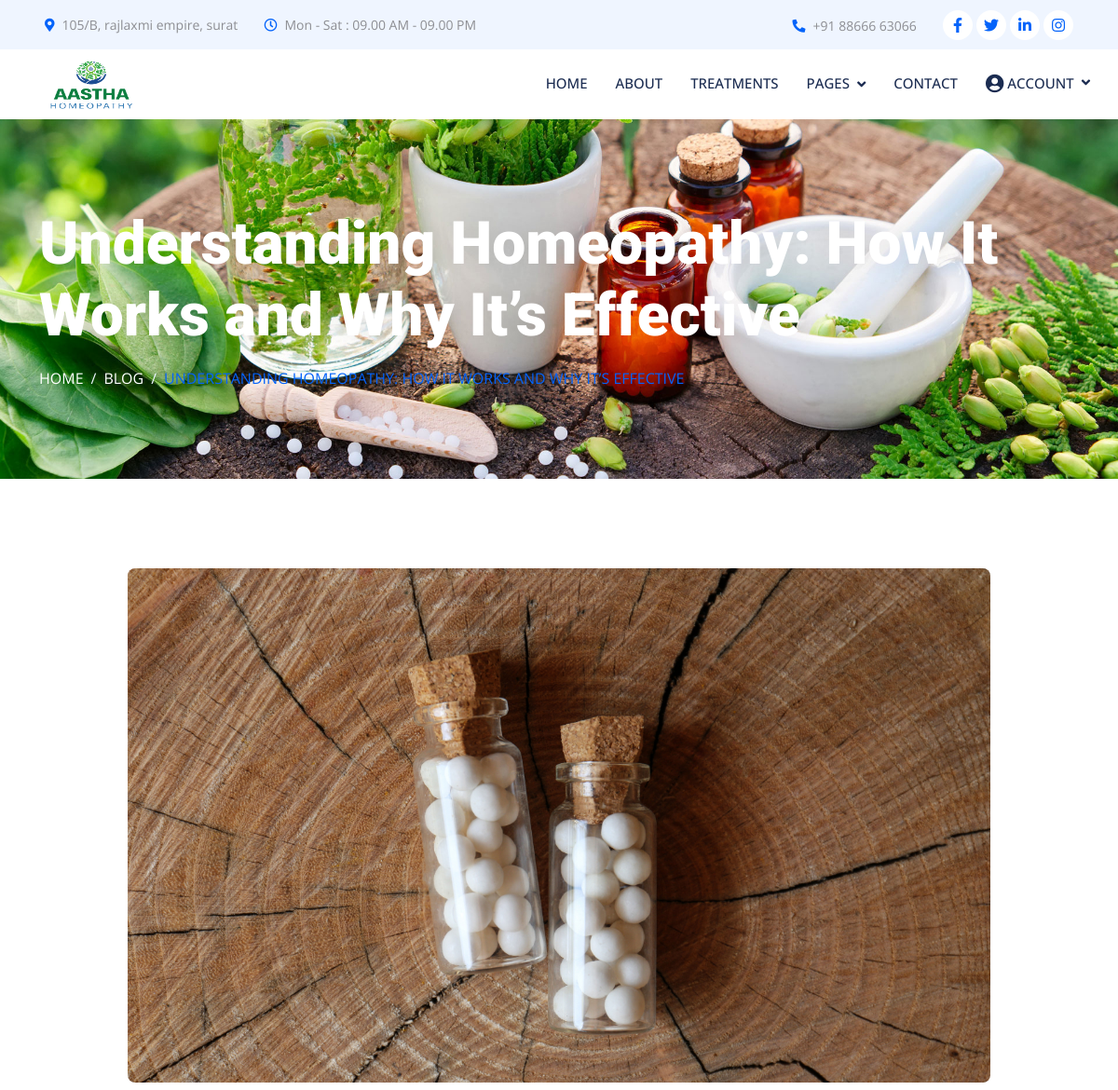
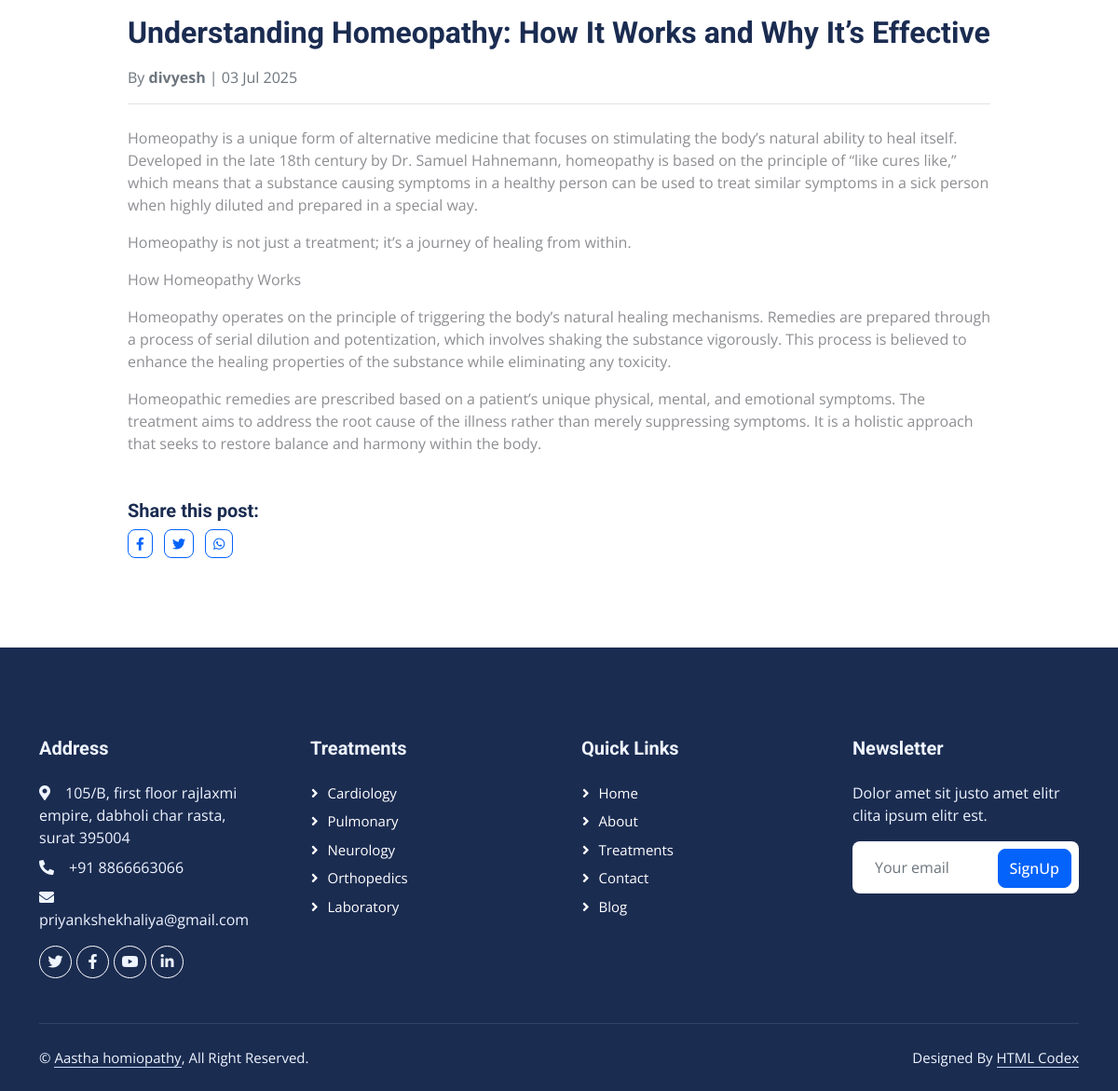
Page /blog/1/ on the committed database (2 pictures, top to bottom).
### aastha/models.py (models this page shows, shortened)
class Blog(models.Model):
    title = models.CharField(max_length=200)
    content = models.TextField()
    image = models.ImageField(upload_to='blog_images/', blank=True, null=True)
    created_at = models.DateTimeField(auto_now_add=True)
    author = models.ForeignKey(User, on_delete=models.CASCADE, default=1)

### aastha/views.py (the view)
# urls.py: path('blog/<slug:slug>/', views.blog_detail, name='blog_detail'),
def blog_detail(request, slug):
    blog = Blog.objects.get(id=slug)
    return render(request, 'blog_detail.html', {'blog': blog})

### aastha/templates/blog_detail.html
{% extends "base.html" %}
{% load static %}
{% block content %}
<div class="container-fluid page-header py-5 mb-5 wow fadeIn" data-wow-delay="0.1s">
    <div class="container py-5">
        <h1 class="display-3 text-white mb-3 animated slideInDown">{{ blog.title }}</h1>
        <nav aria-label="breadcrumb animated slideInDown">
            <ol class="breadcrumb text-uppercase mb-0">
                <li class="breadcrumb-item"><a class="text-white" href="/">Home</a></li>
                <li class="breadcrumb-item"><a class="text-white" href="{% url 'blog' %}">Blog</a></li>
                <li class="breadcrumb-item text-primary active" aria-current="page">{{ blog.title }}</li>
            </ol>
        </nav>
    </div>
</div>
<div class="container-xxl py-5">
    <div class="container">
        <div class="row justify-content-center">
            <div class="col-lg-10 wow fadeInUp" data-wow-delay="0.1s">
                <div class="mb-4">
                    <img src="{{ blog.image.url }}" class="img-fluid rounded w-100 mb-4" alt="{{ blog.title }}">
                    <h2 class="mb-3">{{ blog.title }}</h2>
                    <p class="text-muted">By <strong>{{ blog.author }}</strong> | {{ blog.created_at|date:"d M Y" }}</p>
                    <hr>
                    <div class="mt-4">
                        {{ blog.content| linebreaks }}
                    </div>
                </div>
                <div class="mt-5">
                    <h5>Share this post:</h5>
                    <a href="#" class="btn btn-outline-primary btn-sm me-2"><i class="fab fa-facebook-f"></i></a>
                    <a href="#" class="btn btn-outline-primary btn-sm me-2"><i class="fab fa-twitter"></i></a>
                    <a href="#" class="btn btn-outline-primary btn-sm"><i class="fab fa-whatsapp"></i></a>
                </div>
            </div>
        </div>
    </div>
</div>
{% endblock %}

### aastha/static/css/style.css (style rules this page uses)
:root { --primary: #0463FA; --light: #EFF5FF; --dark: #1B2C51; }
.btn { font-weight: 500; transition: .5s; }
.page-header { background: url(../img/bg3.jpg) top center no-repeat; background-size: cover; text-shadow: 0 0 30px rgba(0, 0, 0, .1); }
.breadcrumb-item + .breadcrumb-item::before { color: var(--light); }
body { overflow-x: hidden; }

### rows in the picture
Blog: title "Understanding Homeopathy: How It Works and Why It’s Effective", title "UNDERSTANDING HOMEOPATHY: HOW IT WORKS AND WHY IT’S EFFECTIVE", image (picture), author "divyesh", created_at "03 Jul 2025", content "Homeopathy is a unique form of alternative medicine that focuses on stimulating the body’s natural ability to heal itself. Developed in the late 18th century by Dr. Samuel Hahnemann, homeopathy is based on the principle of “like cures like,” which means that a substance causing symptoms in a healthy person can be used to treat similar symptoms in a sick person when highly diluted and prepared in a special way. Homeopathy is not just a treatment; it’s a journey of healing from within. How Homeopathy Works Homeopathy operates on the principle of triggering the body’s natural healing mechanisms. Remedies are prepared through a process of serial dilution and potentization, which involves…"
